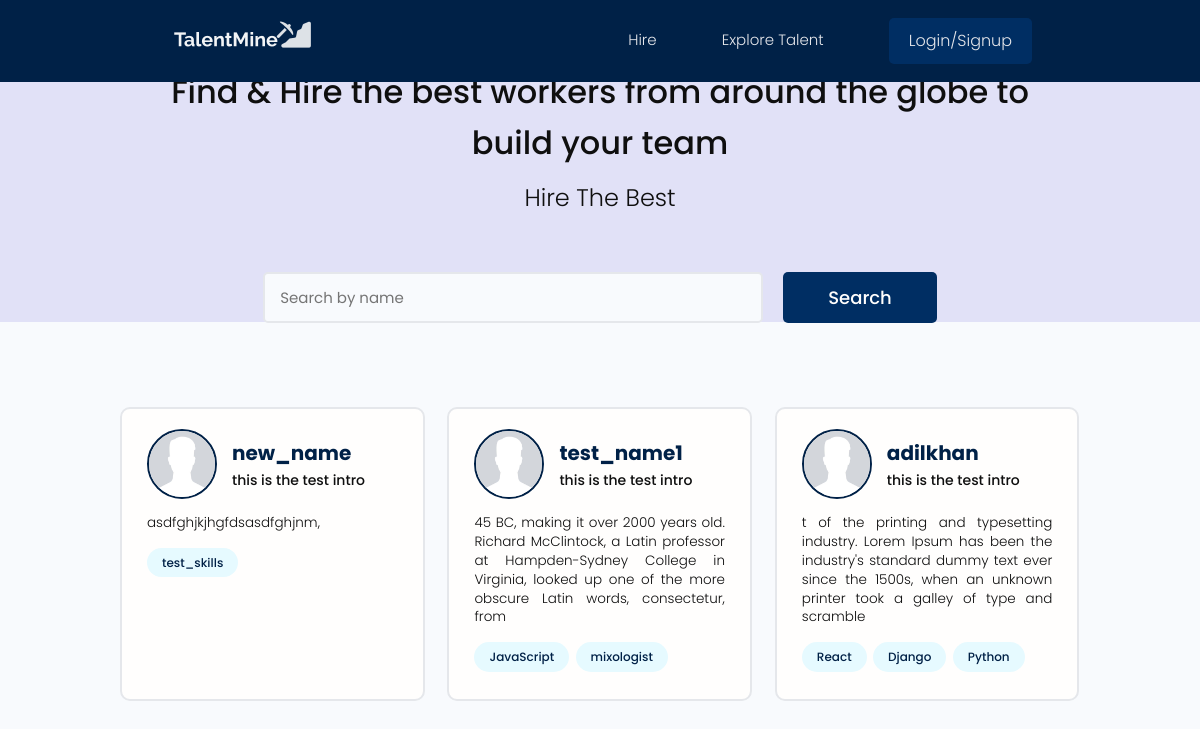
/users/, run on the app's committed database.
### users/models.py (models this page shows, shortened)
class Profile(models.Model):
    user = models.OneToOneField(User,on_delete=models.CASCADE,null=True,blank=True)
    name = models.CharField(max_length = 100,blank=True,null=True)
    email = models.EmailField(max_length=100,blank=True,null=True)
    username  = models.CharField(max_length = 100,blank=True,null=True)
    location = models.CharField(max_length = 500,blank=True,null=True)
    short_intro  = models.CharField(max_length = 180,blank=True,null=True)
    bio = models.TextField(blank=True,null=True)
    profile_image = models.ImageField(null=True,blank=True,upload_to = 'profiles/',default ="profiles/avatar.jpeg" )
    social_github =  models.CharField(max_length = 5000,blank=True,null=True)
    social_twitter =  models.CharField(max_length = 5000,blank=True,null=True)
    social_linkedin =  models.CharField(max_length = 5000,blank=True,null=True)
    social_website =  models.CharField(max_length = 5000,blank=True,null=True)
    created = models.DateTimeField(auto_now_add=True)
    id = models.UUIDField(default = uuid.uuid4, unique=True,primary_key=True,editable=False)

class Skill(models.Model):
    owner = models.ForeignKey(Profile,on_delete = models.CASCADE,null=True)
    name = models.CharField(max_length = 100,blank=True,null=True)
    description = models.TextField(blank=True,null=True)
    created = models.DateTimeField(auto_now_add=True)
    id = models.UUIDField(default = uuid.uuid4, unique=True,primary_key=True,editable=False)
    def __str__(self):
        return str(self.name)

### users/views.py (the view)
# urls.py: path('',views.profiles,name='profiles'),
def profiles(request):
    profiles,search_query = searchProfiles(request)
    context = {'profiles':profiles,'search_query':search_query}
    return render(request,'users/profiles.html',context)

### users/utils.py (called while the page is built)
def searchProfiles(request):
        search_query = ''
        if request.GET.get('search_query'):
            search_query = request.GET.get('search_query')
        skills = Skill.objects.filter(name__icontains = search_query)
        profiles = Profile.objects.distinct().filter(Q(name__icontains=search_query) |Q(short_intro__icontains=search_query) |Q(skill__in=skills))
        return profiles,search_query

### users/templates/users/profiles.html (shortened to what this page needs)
{%extends 'main.html'%}
{%block content%}
<main class="home">
  <section class="hero-section text-center" style="background-color:#e1e1f7;height:30vh;">
    <div class="container container--narrow">
      <div class="hero-section__box">
          <h3 >Find & Hire the best workers from around the globe to build your team </h3>
          <h5 style="padding-top:10px">Hire The Best</h5>
      </div>
      <div class="hero-section__search">
        <form class="form" action="{% url 'profiles'%}" method="get">
          <div class="form__field">
            <input class="input input--text" id="formInput#search" type="text" name="search_query"
              value = "{{search_query}}" placeholder="Search by name" />
          </div>
          <input class="btn btn--sub btn--lg" type="submit" value="Search" />
        </form>
      </div>
    </div>
  </section>
  <section class="devlist">
    <div class="container">
      <div class="grid grid--three">
          {%for profile in profiles%}
          <div class="column card">
            <div class="dev">
              <a href="{%url 'user-profile' profile.id%}" class="card__body">
                <div class="dev__profile">
                  <img class="avatar avatar--md" src="{{profile.profile_image.url}}" alt="image" />
                  <div class="dev__meta">
                    <h3>{{profile.name}}</h3>
                    <h5>{{profile.short_intro|slice:'50'}}</h5>
                  </div>
                </div>
                <p class="dev__info">
                  {{profile.bio|slice:"180"}}
                </p>
                <div class="dev__skills">
                {%for skill in profile.skill_set.all|slice:"5"%}
                  <span class="tag tag--pill tag--main">
                    <small>{{skill}}</small>
                  </span>
                  {%endfor%}
                </div>
              </a>
            </div>
          </div>
          {%endfor%}
      </div>
    </div>
  </section>
</main>
{%endblock content%}

### static/styles/app.css (style rules this page uses)
:root { --color-sub: #2d2d3; }
.btn--sub { background-color: var(--color-sub-light); }
.card { border: 2px solid var(--color-light); }
img { width: 100%; }
.hero-section { height: 40vh; display: flex; align-items: center; background-color: var(--color-sub); }
.hero-section__box { margin-bottom: 4rem; }
.hero-section__search > .form { display: flex; align-items: center; justify-content: center; gap: 2rem; }
.hero-section__search > .form input.input--text { width: 50rem; }
.devlist { margin-top: 8rem; }
.devlist .grid { align-items: stretch; }
.devlist .dev .dev__profile { display: flex; align-items: center; gap: 1.5rem; }
.devlist .dev .dev__meta h3 { color: var(--color-sub); font-size: 2rem; font-weight: 700; }
.devlist .dev .dev__meta h5 { color: var(--color-text); font-size: 1.4rem; font-weight: 500; }
.devlist .dev .dev__info { margin: 1.5rem 0; font-size: 1.35rem; line-height: 1.4; text-align: justify; }

### static/uikit/styles/modules/_variables.css (style rules this page uses)
:root { --color-main: #002147; --color-main-light: #e6faff; --color-sub: #002e63; --color-sub-light: #002e63; --color-sub-lighter: #e1e1f7; --color-text: rgb(15, 15, 15); --color-gray: #8b8b8b; --color-light: #e5e7eb; --color-light-gray: #767676; --color-bg: #f8fafd; --color-white: #fffefd; --color-white-light: #f3f3f3; --color-success: #359e64; --color-success-bg: #def8e8; --color-error: #fc4b0b; --color-error-bg: #fff2ee; --font-base: 'Poppins', arial, helvetica, 'Segoe UI', roboto, ubuntu, sans-serif; --font-monospace: 'Fira Code', 'Courier New', courier, monospace; --font-regular: 300; --font-medium: 500; --font-bold: 700; --generic-shadow: 1px 1px 5px #00000010; --generic-transition: all 0.3s ease-in-out; }

### static/uikit/styles/modules/_base.css (style rules this page uses)
* { margin: 0; padding: 0; box-sizing: border-box; text-rendering: optimizeLegibility; color: inherit; font-size: inherit; }
html { font-size: 50%; }
@media only screen and (min-width: 480px) { html { font-size: 56.25%; } }
@media only screen and (min-width: 1200px) { html { font-size: 62.5%; } }
body { line-height: 1.6; font-weight: 400; font-size: 1.5rem; color: var(--color-text); background-color: var(--color-bg); min-height: 100vh; }

### static/uikit/styles/modules/_typography.css (style rules this page uses)
* { font-family: var(--font-base); }
h3 { font-size: 3.2rem; font-weight: var(--font-medium); }
h5 { font-size: 2.4rem; font-weight: var(--font-medium); }
h5, h6 { font-weight: var(--font-regular); }
p, span, strong { font-size: 1.6rem; color: var(--color-text); font-weight: var(--font-regular); }
a { padding-bottom: 2px; text-decoration: none; display: inline-block; color: var(--color-main); font-weight: var(--font-medium); }

### static/uikit/styles/modules/_utilities.css (style rules this page uses)
.container { width: 92%; max-width: 165rem; margin: 0 auto; box-sizing: border-box; }
.container--narrow { width: 92%; max-width: 120rem; }
@media screen and (min-width: 1000px) { .container { width: 90%; } }
@media screen and (min-width: 1000px) { .container--narrow { width: 85%; } }
@media screen and (min-width: 1200px) { .container { width: 80%; } }
@media screen and (min-width: 1200px) { .container--narrow { width: 72%; } }
.text-center { text-align: center; }

### static/uikit/styles/modules/_avatar.css (style rules this page uses)
.avatar { border-radius: 50%; border: 2px solid var(--color-main); object-fit: cover; }
.avatar--md { height: 7rem; width: 7rem; }

### static/uikit/styles/modules/_button.css (style rules this page uses)
.btn { display: inline-block; position: relative; cursor: pointer; background-color: var(--color-light); font-weight: var(--font-medium); color: #385499; text-decoration: none; padding: 1rem 2rem; border-radius: 0.5rem; border: none; width: -webkit-fit-content; width: -moz-fit-content; width: fit-content; height: -webkit-fit-content; height: -moz-fit-content; height: fit-content; font-size: 1.6rem; outline-width: 0; outline-color: transparent; -webkit-backface-visibility: hidden; backface-visibility: hidden; transition: all 0.3s ease-in-out; }
.btn--sub { background-color: #385499; color: var(--color-white); }
.btn--lg { font-size: 1.8rem; padding: 1.2rem 4.5rem; }

### static/uikit/styles/modules/_card.css (style rules this page uses)
.card { border-radius: 1rem; background-color: var(--color-white); border: 1.5px solid var(--color-light); width: auto; height: auto; margin-top: 0.5rem; margin-bottom: 0.5rem; overflow: hidden; }
.card__body, .card__header { padding: 2rem 2.5rem; }

### static/uikit/styles/modules/_form.css (style rules this page uses)
.form { display: block; }
.form__field { margin-top: 1.5rem; margin-bottom: 1.5rem; }
input.input[type='text'], input.input[type='email'], input.input[type='password'], input.input[type='number'], textarea.input { min-width: 24rem; width: 100%; padding: 1.2rem 1.5rem; border-radius: 0.5rem; border: 2px solid var(--color-light); transition: all 0.3s ease-in-out; background-color: var(--color-bg); }

### data on the page
Profile: profile_image (placeholder picture), name "new_name", short_intro "this is the test intro", bio "asdfghjkjhgfdsasdfghjnm,"
Skill: name "test_skills"
Profile: profile_image (placeholder picture), name "test_name1", short_intro "this is the test intro", bio "45 BC, making it over 2000 years old. Richard McClintock, a Latin professor at Hampden-Sydney College in Virginia, looked up one of the more obscure Latin words, consectetur, from"
Skill: name "JavaScript"
Skill: name "mixologist"
Profile: profile_image (picture), name "adilkhan", short_intro "this is the test intro", bio "t of the printing and typesetting industry. Lorem Ipsum has been the industry's standard dummy text ever since the 1500s, when an unknown printer took a galley of type and scramble"
Skill: name "React"
Skill: name "Django"
Skill: name "Python"
